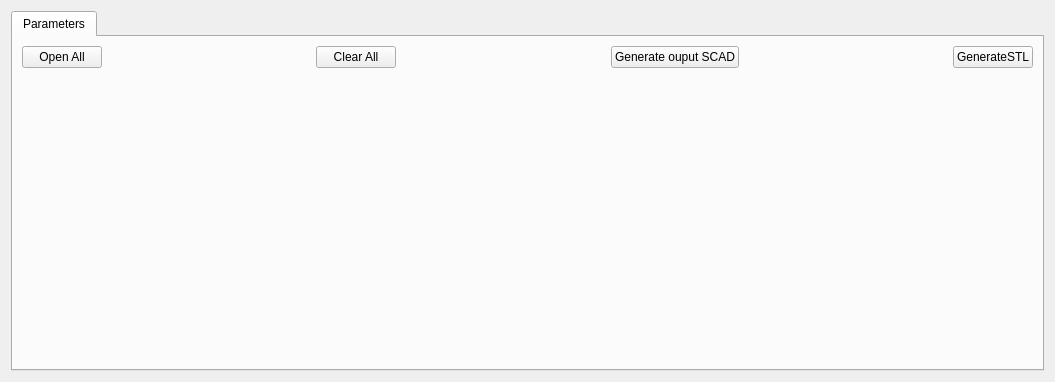
<?xml version="1.0" encoding="UTF-8"?>
<ui version="4.0">
 <class>KeyWidget</class>
 <widget class="QWidget" name="KeyWidget">
  <property name="geometry">
   <rect>
    <x>0</x>
    <y>0</y>
    <width>1055</width>
    <height>382</height>
   </rect>
  </property>
  <property name="windowTitle">
   <string>Form</string>
  </property>
  <layout class="QGridLayout" name="gridLayout">
   <item row="1" column="0">
    <widget class="QTabWidget" name="tabWidget">
     <property name="currentIndex">
      <number>0</number>
     </property>
     <widget class="QWidget" name="tab">
      <attribute name="title">
       <string>Parameters</string>
      </attribute>
      <layout class="QGridLayout" name="gridLayout_2">
       <item row="0" column="0">
        <layout class="QVBoxLayout" name="verticalLayout_2">
         <item>
          <layout class="QHBoxLayout" name="horizontalLayout">
           <item>
            <widget class="QPushButton" name="openAllButton">
             <property name="text">
              <string>Open All</string>
             </property>
             <property name="icon">
              <iconset resource="resources.qrc">
               <normaloff>:/icons/ico-open.png</normaloff>:/icons/ico-open.png</iconset>
             </property>
            </widget>
           </item>
           <item>
            <spacer name="horizontalSpacer_2">
             <property name="orientation">
              <enum>Qt::Horizontal</enum>
             </property>
             <property name="sizeHint" stdset="0">
              <size>
               <width>40</width>
               <height>20</height>
              </size>
             </property>
            </spacer>
           </item>
           <item>
            <widget class="QPushButton" name="clearAllButton">
             <property name="text">
              <string>Clear All</string>
             </property>
             <property name="icon">
              <iconset resource="resources.qrc">
               <normaloff>:/icons/ico-clear.png</normaloff>:/icons/ico-clear.png</iconset>
             </property>
            </widget>
           </item>
           <item>
            <spacer name="horizontalSpacer">
             <property name="orientation">
              <enum>Qt::Horizontal</enum>
             </property>
             <property name="sizeHint" stdset="0">
              <size>
               <width>40</width>
               <height>20</height>
              </size>
             </property>
            </spacer>
           </item>
           <item>
            <widget class="QPushButton" name="generateOutputSCADButton">
             <property name="enabled">
              <bool>true</bool>
             </property>
             <property name="text">
              <string>Generate ouput SCAD</string>
             </property>
             <property name="icon">
              <iconset resource="resources.qrc">
               <normaloff>:/icons/ico-build.png</normaloff>:/icons/ico-build.png</iconset>
             </property>
            </widget>
           </item>
           <item>
            <spacer name="horizontalSpacer_4">
             <property name="orientation">
              <enum>Qt::Horizontal</enum>
             </property>
             <property name="sizeHint" stdset="0">
              <size>
               <width>40</width>
               <height>20</height>
              </size>
             </property>
            </spacer>
           </item>
           <item>
            <widget class="QPushButton" name="generateSTLButton">
             <property name="text">
              <string>GenerateSTL</string>
             </property>
             <property name="icon">
              <iconset resource="resources.qrc">
               <normaloff>:/icons/ico-build.png</normaloff>:/icons/ico-build.png</iconset>
             </property>
            </widget>
           </item>
          </layout>
         </item>
         <item>
          <widget class="LayoutMgr" name="layoutMgr" native="true">
           <property name="sizePolicy">
            <sizepolicy hsizetype="Expanding" vsizetype="Expanding">
             <horstretch>0</horstretch>
             <verstretch>0</verstretch>
            </sizepolicy>
           </property>
          </widget>
         </item>
        </layout>
       </item>
      </layout>
     </widget>
    </widget>
   </item>
  </layout>
 </widget>
 <customwidgets>
  <customwidget>
   <class>LayoutMgr</class>
   <extends>QWidget</extends>
   <header>D:/projects/keymanager_new/keymanager/layoutmgr.h</header>
  </customwidget>
 </customwidgets>
 <resources>
  <include location="resources.qrc"/>
 </resources>
 <connections/>
</ui>
